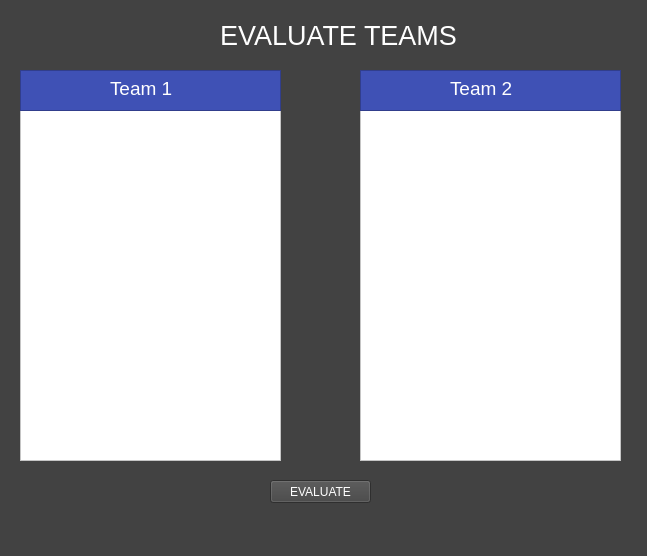
<?xml version="1.0" encoding="UTF-8"?>
<ui version="4.0">
 <class>evaluate_window</class>
 <widget class="QMainWindow" name="evaluate_window">
  <property name="geometry">
   <rect>
    <x>0</x>
    <y>0</y>
    <width>647</width>
    <height>556</height>
   </rect>
  </property>
  <property name="windowTitle">
   <string>MainWindow</string>
  </property>
  <property name="styleSheet">
   <string notr="true">                        background-color: rgb(66,66,66);
</string>
  </property>
  <widget class="QWidget" name="centralwidget">
   <widget class="QListView" name="team_2">
    <property name="geometry">
     <rect>
      <x>20</x>
      <y>110</y>
      <width>261</width>
      <height>351</height>
     </rect>
    </property>
    <property name="styleSheet">
     <string notr="true">background-color: rgb(255, 255, 255);</string>
    </property>
   </widget>
   <widget class="QListView" name="team_1">
    <property name="geometry">
     <rect>
      <x>360</x>
      <y>110</y>
      <width>261</width>
      <height>351</height>
     </rect>
    </property>
    <property name="styleSheet">
     <string notr="true">background-color: rgb(255, 255, 255);</string>
    </property>
   </widget>
   <widget class="QColumnView" name="columnView">
    <property name="geometry">
     <rect>
      <x>20</x>
      <y>70</y>
      <width>261</width>
      <height>41</height>
     </rect>
    </property>
    <property name="font">
     <font>
      <pointsize>11</pointsize>
     </font>
    </property>
    <property name="styleSheet">
     <string notr="true">background-color: rgb(63, 81, 181);</string>
    </property>
   </widget>
   <widget class="QColumnView" name="columnView_2">
    <property name="geometry">
     <rect>
      <x>360</x>
      <y>70</y>
      <width>261</width>
      <height>41</height>
     </rect>
    </property>
    <property name="font">
     <font>
      <pointsize>11</pointsize>
     </font>
    </property>
    <property name="styleSheet">
     <string notr="true">background-color: rgb(63, 81, 181);</string>
    </property>
   </widget>
   <widget class="QLabel" name="label">
    <property name="geometry">
     <rect>
      <x>110</x>
      <y>80</y>
      <width>81</width>
      <height>16</height>
     </rect>
    </property>
    <property name="font">
     <font>
      <pointsize>14</pointsize>
     </font>
    </property>
    <property name="styleSheet">
     <string notr="true">color: rgb(255, 255, 255);
                        background-color: rgb(63, 81, 181);
                    </string>
    </property>
    <property name="text">
     <string>Team 1</string>
    </property>
   </widget>
   <widget class="QLabel" name="label_2">
    <property name="geometry">
     <rect>
      <x>450</x>
      <y>80</y>
      <width>101</width>
      <height>16</height>
     </rect>
    </property>
    <property name="font">
     <font>
      <pointsize>14</pointsize>
     </font>
    </property>
    <property name="styleSheet">
     <string notr="true">color: rgb(255, 255, 255);
                        background-color: rgb(63, 81, 181);
                    </string>
    </property>
    <property name="text">
     <string>Team 2</string>
    </property>
   </widget>
   <widget class="QLabel" name="label_3">
    <property name="geometry">
     <rect>
      <x>220</x>
      <y>20</y>
      <width>251</width>
      <height>31</height>
     </rect>
    </property>
    <property name="font">
     <font>
      <pointsize>20</pointsize>
     </font>
    </property>
    <property name="styleSheet">
     <string notr="true">color: rgb(255, 255, 255);
                        background-color: rgb(66,66,66);
                    </string>
    </property>
    <property name="text">
     <string>EVALUATE TEAMS</string>
    </property>
   </widget>
   <widget class="QPushButton" name="evaluate_push">
    <property name="geometry">
     <rect>
      <x>270</x>
      <y>480</y>
      <width>101</width>
      <height>23</height>
     </rect>
    </property>
    <property name="styleSheet">
     <string notr="true">color: rgb(255, 255, 255);</string>
    </property>
    <property name="text">
     <string>EVALUATE</string>
    </property>
   </widget>
  </widget>
  <widget class="QMenuBar" name="menubar">
   <property name="geometry">
    <rect>
     <x>0</x>
     <y>0</y>
     <width>647</width>
     <height>20</height>
    </rect>
   </property>
  </widget>
  <widget class="QStatusBar" name="statusbar"/>
 </widget>
 <resources/>
 <connections/>
</ui>
